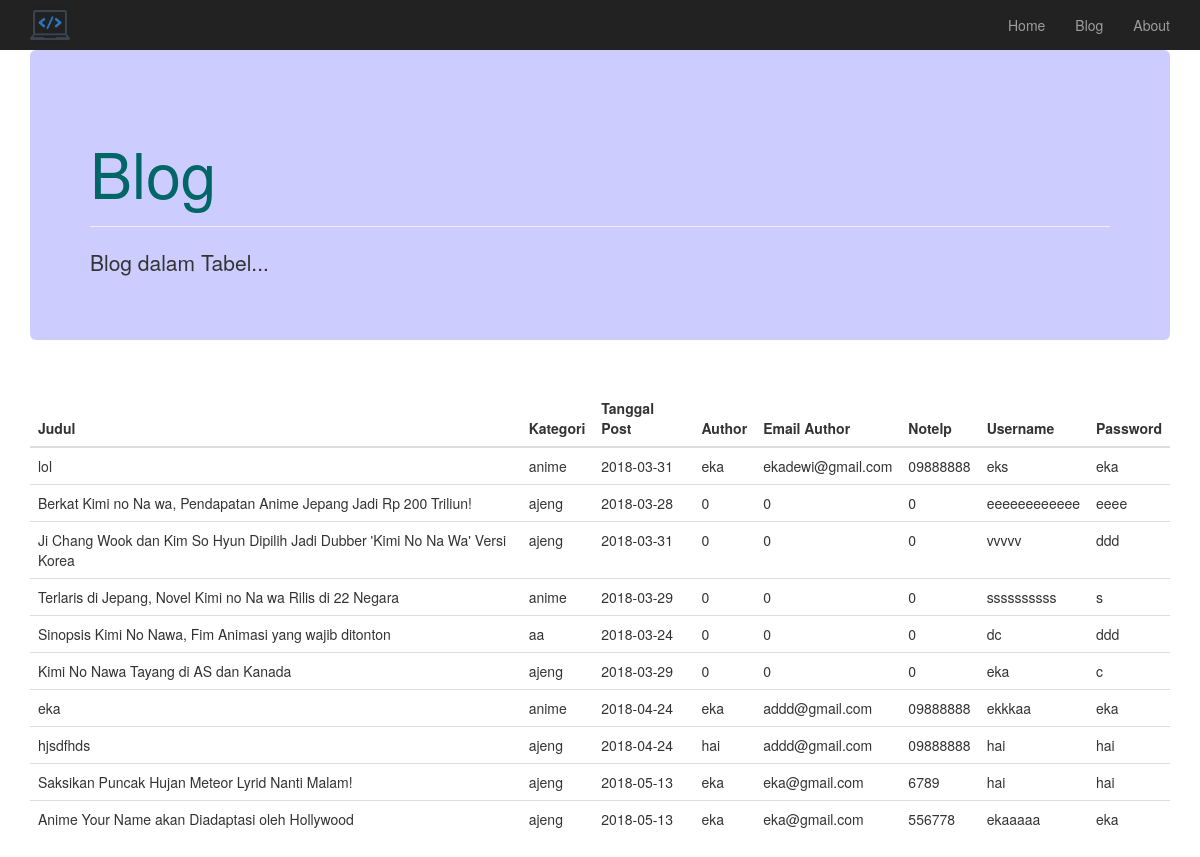
/index.php/blog/blog_kolom, run on the app's committed database.
### tables this page shows
CREATE TABLE `blog` (
  `id` int(11) NOT NULL,
  `judul` varchar(100) NOT NULL,
  `content` longtext NOT NULL,
  `tanggal_post` date NOT NULL,
  `image` varchar(50) NOT NULL,
  `author` varchar(20) NOT NULL,
  `email_author` varchar(30) NOT NULL,
  `no_telp` varchar(12) NOT NULL,
  `username` varchar(20) NOT NULL,
  `password` varchar(50) NOT NULL,
  `id_category` int(11) NOT NULL
);

CREATE TABLE `category` (
  `id` int(11) NOT NULL,
  `cat_name` varchar(30) NOT NULL,
  `cat_description` varchar(255) NOT NULL,
  `date_created` date NOT NULL
);

### application/controllers/Blog.php (called while the page is built, shortened)
<?php
class Blog extends CI_Controller {
	public function __construct()
	{
		$this->load->model('categoryModel');
	}
	public function blog_kolom()
	{
		$this->load->model('artikel');
		$data['blog'] = $this->artikel->get_all_blogs();
		$this->load->view('tampil_all_blog', $data);
	}
}

### index.php (called while the page is built, shortened)
<?php
require_once BASEPATH.'core/CodeIgniter.php';

### application/models/Artikel.php (called while the page is built, shortened)
<?php
class Artikel extends CI_Model {
	public function get_all_blogs(){
		$this->db->select('*');
		$this->db->from('blog');
		$this->db->join('category', 'blog.id_category = category.id');
		return $this->db->get()->result();
	}
}

### application/views/tampil_all_blog.php (the view, shortened to what this page needs)
<div class="container">
	<div class="jumbotron" style="background-color:#CCF;">
		<div class="page-header" style="color:#066;</h3>">
    		<h1>Blog</h1>
    	</div>
    	<p>Blog dalam Tabel...</p>
 	</div>
</div>
<br>
<div class="container">
	<div class="row">
    <div class="col-sm-12">
        <div class="white-box">
            <div class="table-responsive">
                <table class="table" id="myTable">
                    <thead>
                        <tr>
                            <th>Judul</th>
                            <th>Kategori</th>
                            <th>Tanggal Post</th>
                            <th>Author</th>
                            <th>Email Author</th>
                            <th>Notelp</th>
                            <th>Username</th>
                            <th>Password</th>
                        </tr>
                    </thead>
                    <tbody>
                    <?php foreach ($blog as $key): ?>
                        <tr>
                            <td><?php echo $key->judul; ?></td>
                            <td><?php echo $key->cat_name; ?></td>
                            <td><?php echo $key->tanggal_post; ?></td>
                            <td><?php echo $key->author; ?></td>
                            <td><?php echo $key->email_author; ?></td>
                            <td><?php echo $key->no_telp; ?></td>
                            <td><?php echo $key->username; ?></td>
                            <td><?php echo $key->password; ?></td>
                        </tr>
                    <?php endforeach ?>
                    </tbody>
                </table>
            </div>
        </div>
    </div>
</div>
</div>

### data on the page
blog: judul "lol", id_category.cat_name "anime", tanggal_post "2018-03-31", author "eka", email_author "ekadewi@gmail.com", no_telp "09888888", username "eks", password "eka"
blog: judul "Berkat Kimi no Na wa, Pendapatan Anime Jepang Jadi Rp 200 Triliun!", id_category.cat_name "ajeng", tanggal_post "2018-03-28", author "0", email_author "0", no_telp "0", username "eeeeeeeeeeee", password "eeee"
blog: judul "Ji Chang Wook dan Kim So Hyun Dipilih Jadi Dubber 'Kimi No Na Wa' Versi Korea", id_category.cat_name "ajeng", tanggal_post "2018-03-31", author "0", email_author "0", no_telp "0", username "vvvvv", password "ddd"
blog: judul "Terlaris di Jepang, Novel Kimi no Na wa Rilis di 22 Negara", id_category.cat_name "anime", tanggal_post "2018-03-29", author "0", email_author "0", no_telp "0", username "ssssssssss", password "s"
blog: judul "Sinopsis Kimi No Nawa, Fim Animasi yang wajib ditonton", id_category.cat_name "aa", tanggal_post "2018-03-24", author "0", email_author "0", no_telp "0", username "dc", password "ddd"
blog: judul "Kimi No Nawa Tayang di AS dan Kanada", id_category.cat_name "ajeng", tanggal_post "2018-03-29", author "0", email_author "0", no_telp "0", username "eka", password "c"
blog: judul "eka", id_category.cat_name "anime", tanggal_post "2018-04-24", author "eka", email_author "addd@gmail.com", no_telp "09888888", username "ekkkaa", password "eka"
blog: judul "hjsdfhds", id_category.cat_name "ajeng", tanggal_post "2018-04-24", author "hai", email_author "addd@gmail.com", no_telp "09888888", username "hai", password "hai"
blog: judul "Saksikan Puncak Hujan Meteor Lyrid Nanti Malam!", id_category.cat_name "ajeng", tanggal_post "2018-05-13", author "eka", email_author "eka@gmail.com", no_telp "6789", username "hai", password "hai"
blog: judul "Anime Your Name akan Diadaptasi oleh Hollywood", id_category.cat_name "ajeng", tanggal_post "2018-05-13", author "eka", email_author "eka@gmail.com", no_telp "556778", username "ekaaaaa", password "eka"
